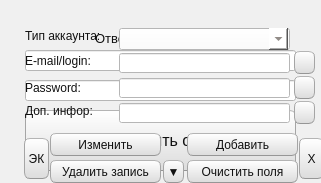
<?xml version="1.0" encoding="UTF-8"?>
<ui version="4.0">
 <class>MainWindow</class>
 <widget class="QMainWindow" name="MainWindow">
  <property name="enabled">
   <bool>true</bool>
  </property>
  <property name="geometry">
   <rect>
    <x>0</x>
    <y>0</y>
    <width>321</width>
    <height>183</height>
   </rect>
  </property>
  <property name="sizePolicy">
   <sizepolicy hsizetype="Preferred" vsizetype="Preferred">
    <horstretch>0</horstretch>
    <verstretch>0</verstretch>
   </sizepolicy>
  </property>
  <property name="windowTitle">
   <string>MainWindow</string>
  </property>
  <property name="styleSheet">
   <string notr="true">/*
Ubuntu Style Sheet for QT Applications
Author: Jaime A. Quiroga P.
Company: GTRONICK
Last updated: 09/10/2019 (dd/mm/yyyy), 12:31.
Available at: https://github.com/GTRONICK/QSS/blob/master/Ubuntu.qss
*/
QMainWindow {
	background-color:#f0f0f0;
}
QCheckBox {
	padding:2px;
}
QCheckBox:hover {
	border-radius:4px;
	border-style:solid;
	border-width:1px;
	padding-left: 1px;
	padding-right: 1px;
	padding-bottom: 1px;
	padding-top: 1px;
	border-color: rgb(255,150,60);
	background-color:qlineargradient(spread:pad, x1:0.5, y1:1, x2:0.5, y2:0, stop:0 rgba(190, 90, 50, 50), stop:1 rgba(250, 130, 40, 50));
}
QCheckBox::indicator:checked {
	border-radius:4px;
	border-style:solid;
	border-width:1px;
	border-color: rgb(246, 134, 86);
  	background-color:rgb(246, 134, 86)
}
QCheckBox::indicator:unchecked {
	border-radius:4px;
	border-style:solid;
	border-width:1px;
	border-color:rgb(246, 134, 86);
  	background-color:rgb(255,255,255);
}
QColorDialog {
	background-color:#f0f0f0;
}
QComboBox {
	color:rgb(81,72,65);
	background: #ffffff;
}
QComboBox:editable {
	background: #ffffff;
	color: rgb(81,72,65);
	selection-color:rgb(81,72,65);
	selection-background-color: #ffffff;
}
QComboBox QAbstractItemView {
	color:rgb(81,72,65);	
	background: #ffffff;
	selection-color: #ffffff;
	selection-background-color: rgb(246, 134, 86);
}
QComboBox:!editable:on, QComboBox::drop-down:editable:on {
	color:  #1e1d23;	
	background: #ffffff;
}
QDateTimeEdit {
	color:rgb(81,72,65);
	background-color: #ffffff;
}
QDateEdit {
	color:rgb(81,72,65);
	background-color: #ffffff;
}
QDialog {
	background-color:#f0f0f0;
}
QDoubleSpinBox {
	color:rgb(81,72,65);
	background-color: #ffffff;
}
QGroupBox{
	border: #04b97f
}
QFontComboBox {
	color:rgb(81,72,65);
	background-color: #ffffff;
}
QLabel {
	color:rgb(17,17,17);
}
QLineEdit {
	background-color:rgb(255,255,255);
	selection-background-color:rgb(236,116,64);
	color:rgb(17,17,17);
}
QMenuBar {
	color:rgb(223,219,210);
	background-color:rgb(65,64,59);
}
QMenuBar::item {
	padding-top:4px;
	padding-left:4px;
	padding-right:4px;
	color:rgb(223,219,210);
	background-color:rgb(65,64,59);
}
QMenuBar::item:selected {
	color:rgb(255,255,255);
	padding-top:2px;
	padding-left:2px;
	padding-right:2px;
	border-top-width:2px;
	border-left-width:2px;
	border-right-width:2px;
	border-top-right-radius:4px;
	border-top-left-radius:4px;
	border-style:solid;
	background-color:rgb(65,64,59);
	border-top-color: rgb(47,47,44);
	border-right-color: qlineargradient(spread:pad, x1:0, y1:1, x2:1, y2:0, stop:0 rgba(90, 87, 78, 255), stop:1 rgba(47,47,44, 255));
	border-left-color:  qlineargradient(spread:pad, x1:1, y1:0, x2:0, y2:0, stop:0 rgba(90, 87, 78, 255), stop:1 rgba(47,47,44, 255));
}
QMenu {
	color:rgb(223,219,210);
	background-color:rgb(65,64,59);
}
QMenu::item {
	color:rgb(223,219,210);
	padding-left:20px;
	padding-top:4px;
	padding-bottom:4px;
	padding-right:10px;
}
QMenu::item:selected {
	color:rgb(255,255,255);
	background-color: qlineargradient(spread:pad, x1:0.5, y1:1, x2:0.5, y2:0, stop:0 rgba(225, 108, 54, 255), stop:1 rgba(246, 134, 86, 255));
	border-style:solid;
	border-width:3px;
	padding-left:17px;
	padding-top:4px;
	padding-bottom:4px;
	padding-right:7px;
	border-bottom-color:qlineargradient(spread:pad, x1:0.5, y1:1, x2:0.5, y2:0, stop:0 rgba(175,85,48,255), stop:1 rgba(236,114,67, 255));
	border-top-color:qlineargradient(spread:pad, x1:0.5, y1:1, x2:0.5, y2:0, stop:0 rgba(253,156,113,255), stop:1 rgba(205,90,46, 255));
	border-right-color:qlineargradient(spread:pad, x1:0, y1:0.5, x2:1, y2:0.5, stop:0 rgba(253,156,113,255), stop:1 rgba(205,90,46, 255));
	border-left-color:qlineargradient(spread:pad, x1:1, y1:0.5, x2:0, y2:0.5, stop:0 rgba(253,156,113,255), stop:1 rgba(205,90,46, 255));
}
QPlainTextEdit {
	border-width: 1px;
	border-style: solid;
	border-color:transparent;
	color:rgb(17,17,17);
	selection-background-color:rgb(236,116,64);
}
QProgressBar {
	text-align: center;
	color: rgb(0, 0, 0);
	border-width: 1px; 
	border-radius: 10px;
	border-style: inset;
	border-color: rgb(150,150,150);
	background-color:rgb(221,221,219);
}
QProgressBar::chunk:horizontal {
	background-color: qlineargradient(spread:pad, x1:0.5, y1:1, x2:0.5, y2:0, stop:0 rgba(225, 108, 54, 255), stop:1 rgba(246, 134, 86, 255));
	border-style: solid;
	border-radius:8px;
	border-width:1px;
	border-bottom-color:qlineargradient(spread:pad, x1:0.5, y1:1, x2:0.5, y2:0, stop:0 rgba(175,85,48,255), stop:1 rgba(236,114,67, 255));
	border-top-color:qlineargradient(spread:pad, x1:0.5, y1:1, x2:0.5, y2:0, stop:0 rgba(253,156,113,255), stop:1 rgba(205,90,46, 255));
	border-right-color:qlineargradient(spread:pad, x1:0, y1:0.5, x2:1, y2:0.5, stop:0 rgba(253,156,113,255), stop:1 rgba(205,90,46, 255));
	border-left-color:qlineargradient(spread:pad, x1:1, y1:0.5, x2:0, y2:0.5, stop:0 rgba(253,156,113,255), stop:1 rgba(205,90,46, 255));
}
QPushButton{
	color:rgb(17,17,17);
	border-width: 1px;
	border-radius: 6px;
	border-bottom-color: rgb(150,150,150);
	border-right-color: rgb(165,165,165);
	border-left-color: rgb(165,165,165);
	border-top-color: rgb(180,180,180);
	border-style: solid;
	padding: 4px;
	background-color: qlineargradient(spread:pad, x1:0.5, y1:1, x2:0.5, y2:0, stop:0 rgba(220, 220, 220, 255), stop:1 rgba(255, 255, 255, 255));
}
QPushButton:hover{
	color:rgb(17,17,17);
	border-width: 1px;
	border-radius:6px;
	border-top-color: rgb(255,150,60);
	border-right-color: qlineargradient(spread:pad, x1:0, y1:1, x2:1, y2:0, stop:0 rgba(200, 70, 20, 255), stop:1 rgba(255,150,60, 255));
	border-left-color:  qlineargradient(spread:pad, x1:1, y1:0, x2:0, y2:0, stop:0 rgba(200, 70, 20, 255), stop:1 rgba(255,150,60, 255));
	border-bottom-color: rgb(200,70,20);
	border-style: solid;
	padding: 2px;
	background-color: qlineargradient(spread:pad, x1:0.5, y1:1, x2:0.5, y2:0, stop:0 rgba(220, 220, 220, 255), stop:1 rgba(255, 255, 255, 255));
}
QPushButton:default{
	color:rgb(17,17,17);
	border-width: 1px;
	border-radius:6px;
	border-top-color: rgb(255,150,60);
	border-right-color: qlineargradient(spread:pad, x1:0, y1:1, x2:1, y2:0, stop:0 rgba(200, 70, 20, 255), stop:1 rgba(255,150,60, 255));
	border-left-color:  qlineargradient(spread:pad, x1:1, y1:0, x2:0, y2:0, stop:0 rgba(200, 70, 20, 255), stop:1 rgba(255,150,60, 255));
	border-bottom-color: rgb(200,70,20);
	border-style: solid;
	padding: 2px;
	background-color: qlineargradient(spread:pad, x1:0.5, y1:1, x2:0.5, y2:0, stop:0 rgba(220, 220, 220, 255), stop:1 rgba(255, 255, 255, 255));
}
QPushButton:pressed{
	color:rgb(17,17,17);
	border-width: 1px;
	border-radius: 6px;
	border-width: 1px;
	border-top-color: rgba(255,150,60,200);
	border-right-color: qlineargradient(spread:pad, x1:0, y1:1, x2:1, y2:0, stop:0 rgba(200, 70, 20, 255), stop:1 rgba(255,150,60, 200));
	border-left-color:  qlineargradient(spread:pad, x1:1, y1:0, x2:0, y2:0, stop:0 rgba(200, 70, 20, 255), stop:1 rgba(255,150,60, 200));
	border-bottom-color: rgba(200,70,20,200);
	border-style: solid;
	padding: 2px;
	background-color: qlineargradient(spread:pad, x1:0.5, y1:0, x2:0.5, y2:1, stop:0 rgba(220, 220, 220, 255), stop:1 rgba(255, 255, 255, 255));
}
QPushButton:disabled{
	color:rgb(174,167,159);
	border-width: 1px;
	border-radius: 6px;
	background-color: qlineargradient(spread:pad, x1:0.5, y1:1, x2:0.5, y2:0, stop:0 rgba(200, 200, 200, 255), stop:1 rgba(230, 230, 230, 255));
}
QRadioButton {
	padding: 1px;
}
QRadioButton::indicator:checked {
	height: 10px;
	width: 10px;
	border-style:solid;
	border-radius:5px;
	border-width: 1px;
	border-color: rgba(246, 134, 86, 255);
	color: #a9b7c6;
	background-color:rgba(246, 134, 86, 255);
}
QRadioButton::indicator:!checked {
	height: 10px;
	width: 10px;
	border-style:solid;
	border-radius:5px;
	border-width: 1px;
	border-color: rgb(246, 134, 86);
	color: #a9b7c6;
	background-color: transparent;
}
QScrollArea {
	color: #FFFFFF;
	background-color:#f0f0f0;
}
QSlider::groove {
	border-style: solid;
	border-width: 1px;
	border-color: rgb(207,207,207);
}
QSlider::groove:horizontal {
	height: 5px;
	background: rgb(246, 134, 86);
}
QSlider::groove:vertical {
	width: 5px;
	background: rgb(246, 134, 86);
}
QSlider::handle:horizontal {
	background: rgb(253,253,253);
	border-style: solid;
	border-width: 1px;
	border-color: rgb(207,207,207);
	width: 12px;
	margin: -5px 0;
	border-radius: 7px;
}
QSlider::handle:vertical {
	background: rgb(253,253,253);
	border-style: solid;
	border-width: 1px;
	border-color: rgb(207,207,207);
	height: 12px;
	margin: 0 -5px;
	border-radius: 7px;
}
QSlider::add-page:horizontal {
 	background: white;
}
QSlider::add-page:vertical {
	background: white;
}
QSlider::sub-page:horizontal {
	background: rgb(246, 134, 86);
}
QSlider::sub-page:vertical {
  	background: rgb(246, 134, 86);
}
QStatusBar {
	color:rgb(81,72,65);
}
QSpinBox {
	color:rgb(81,72,65);
	background-color: #ffffff;
}
QScrollBar:horizontal {
	max-height: 20px;
	border: 1px transparent grey;
	margin: 0px 20px 0px 20px;
}
QScrollBar::handle:horizontal {
	background: rgb(253,253,253);
	border-style: solid;
	border-width: 1px;
	border-color: rgb(207,207,207);
	border-radius: 7px;
	min-width: 25px;
}
QScrollBar::handle:horizontal:hover {
	background: rgb(253,253,253);
	border-style: solid;
	border-width: 1px;
	border-color: rgb(255,150,60);
	border-radius: 7px;
	min-width: 25px;
}
QScrollBar::add-line:horizontal {
  	border: 1px solid;
  	border-color: rgb(207,207,207);
  	border-top-right-radius: 7px;
  	border-top-left-radius: 7px;
  	border-bottom-right-radius: 7px;
  	background: rgb(255, 255, 255);
  	width: 20px;
  	subcontrol-position: right;
  	subcontrol-origin: margin;
}
QScrollBar::add-line:horizontal:hover {
  	border: 1px solid;
  	border-top-right-radius: 7px;
  	border-top-left-radius: 7px;
  	border-bottom-right-radius: 7px;
  	border-color: rgb(255,150,60);
  	background: rgb(255, 255, 255);
  	width: 20px;
  	subcontrol-position: right;
  	subcontrol-origin: margin;
}
QScrollBar::add-line:horizontal:pressed {
  	border: 1px solid grey;
  	border-top-left-radius: 7px;
  	border-top-right-radius: 7px;
  	border-bottom-right-radius: 7px;
  	background: rgb(231,231,231);
  	width: 20px;
  	subcontrol-position: right;
  	subcontrol-origin: margin;
}
QScrollBar::sub-line:horizontal {
  	border: 1px solid;
  	border-color: rgb(207,207,207);
  	border-top-right-radius: 7px;
  	border-top-left-radius: 7px;
  	border-bottom-left-radius: 7px;
  	background: rgb(255, 255, 255);
  	width: 20px;
  	subcontrol-position: left;
  	subcontrol-origin: margin;
}
QScrollBar::sub-line:horizontal:hover {
  	border: 1px solid;
  	border-color: rgb(255,150,60);
  	border-top-right-radius: 7px;
  	border-top-left-radius: 7px;
  	border-bottom-left-radius: 7px;
  	background: rgb(255, 255, 255);
  	width: 20px;
  	subcontrol-position: left;
  	subcontrol-origin: margin;
}
QScrollBar::sub-line:horizontal:pressed {
  	border: 1px solid grey;
  	border-top-right-radius: 7px;
  	border-top-left-radius: 7px;
  	border-bottom-left-radius: 7px;
  	background: rgb(231,231,231);
  	width: 20px;
  	subcontrol-position: left;
  	subcontrol-origin: margin;
}
QScrollBar::left-arrow:horizontal {
  	border: 1px transparent grey;
  	border-top-left-radius: 3px;
  	border-bottom-left-radius: 3px;
  	width: 6px;
  	height: 6px;
  	background: rgb(230,230,230);
}
QScrollBar::right-arrow:horizontal {
	border: 1px transparent grey;
	border-top-right-radius: 3px;
	border-bottom-right-radius: 3px;
  	width: 6px;
  	height: 6px;
 	background: rgb(230,230,230);
}
QScrollBar::add-page:horizontal, QScrollBar::sub-page:horizontal {
 	background: none;
} 
QScrollBar:vertical {
	max-width: 20px;
	border: 1px transparent grey;
	margin: 20px 0px 20px 0px;
}
QScrollBar::add-line:vertical {
	border: 1px solid;
	border-color: rgb(207,207,207);
	border-bottom-right-radius: 7px;
	border-bottom-left-radius: 7px;
	border-top-left-radius: 7px;
	background: rgb(255, 255, 255);
  	height: 20px;
  	subcontrol-position: bottom;
  	subcontrol-origin: margin;
}
QScrollBar::add-line:vertical:hover {
  	border: 1px solid;
  	border-color: rgb(255,150,60);
  	border-bottom-right-radius: 7px;
  	border-bottom-left-radius: 7px;
  	border-top-left-radius: 7px;
  	background: rgb(255, 255, 255);
  	height: 20px;
  	subcontrol-position: bottom;
  	subcontrol-origin: margin;
}
QScrollBar::add-line:vertical:pressed {
  	border: 1px solid grey;
  	border-bottom-left-radius: 7px;
  	border-bottom-right-radius: 7px;
  	border-top-left-radius: 7px;
  	background: rgb(231,231,231);
  	height: 20px;
  	subcontrol-position: bottom;
  	subcontrol-origin: margin;
}
QScrollBar::sub-line:vertical {
  	border: 1px solid;
  	border-color: rgb(207,207,207);
  	border-top-right-radius: 7px;
  	border-top-left-radius: 7px;
  	border-bottom-left-radius: 7px;
  	background: rgb(255, 255, 255);
  	height: 20px;
  	subcontrol-position: top;
  	subcontrol-origin: margin;
}
QScrollBar::sub-line:vertical:hover {
  	border: 1px solid;
  	border-color: rgb(255,150,60);
  	border-top-right-radius: 7px;
  	border-top-left-radius: 7px;
  	border-bottom-left-radius: 7px;
	background: rgb(255, 255, 255);
  	height: 20px;
  	subcontrol-position: top;
  	subcontrol-origin: margin;
}
QScrollBar::sub-line:vertical:pressed {
  	border: 1px solid grey;
  	border-top-left-radius: 7px;
  	border-top-right-radius: 7px;
  	background: rgb(231,231,231);
 	height: 20px;
  	subcontrol-position: top;
  	subcontrol-origin: margin;
}
QScrollBar::handle:vertical {
	background: rgb(253,253,253);
	border-style: solid;
	border-width: 1px;
	border-color: rgb(207,207,207);
	border-radius: 7px;
	min-height: 25px;
}
QScrollBar::handle:vertical:hover {
	background: rgb(253,253,253);
	border-style: solid;
	border-width: 1px;
	border-color: rgb(255,150,60);
	border-radius: 7px;
	min-height: 25px;
}
QScrollBar::up-arrow:vertical {
	border: 1px transparent grey;
  	border-top-left-radius: 3px;
	border-top-right-radius: 3px;
  	width: 6px;
  	height: 6px;
  	background: rgb(230,230,230);
}
QScrollBar::down-arrow:vertical {
  	border: 1px transparent grey;
  	border-bottom-left-radius: 3px;
  	border-bottom-right-radius: 3px;
  	width: 6px;
  	height: 6px;
  	background: rgb(230,230,230);
}
QScrollBar::add-page:vertical, QScrollBar::sub-page:vertical {
  	background: none;
}
QTabWidget {
	color:rgb(0,0,0);
	background-color:rgb(247,246,246);
}
QTabWidget::pane {
	border-color: rgb(180,180,180);
	background-color:rgb(247,246,246);
	border-style: solid;
	border-width: 1px;
  	border-radius: 6px;
}
QTabBar::tab {
	padding-left:4px;
	padding-right:4px;
	padding-bottom:2px;
	padding-top:2px;
	color:rgb(81,72,65);
  	background-color: qlineargradient(spread:pad, x1:0.5, y1:1, x2:0.5, y2:0, stop:0 rgba(221,218,217,255), stop:1 rgba(240,239,238,255));
	border-style: solid;
	border-width: 1px;
  	border-top-right-radius:4px;
	border-top-left-radius:4px;
	border-top-color: rgb(180,180,180);
	border-left-color: rgb(180,180,180);
	border-right-color: rgb(180,180,180);
	border-bottom-color: transparent;
}
QTabBar::tab:selected, QTabBar::tab:last:selected, QTabBar::tab:hover {
  	background-color:rgb(247,246,246);
  	margin-left: 0px;
  	margin-right: 1px;
}
QTabBar::tab:!selected {
	margin-top: 1px;
	margin-right: 1px;
}
QTextEdit {
	border-width: 1px;
	border-style: solid;
	border-color:transparent;
	color:rgb(17,17,17);
	selection-background-color:rgb(236,116,64);
}
QTimeEdit {
	color:rgb(81,72,65);
	background-color: #ffffff;
}
QToolBox {
	color:rgb(81,72,65);
	background-color: #ffffff;
}
QToolBox::tab {
	color:rgb(81,72,65);
	background-color: #ffffff;
}
QToolBox::tab:selected {
	color:rgb(81,72,65);
	background-color: #ffffff;
}</string>
  </property>
  <widget class="QWidget" name="centralwidget">
   <widget class="QGroupBox" name="group_second">
    <property name="enabled">
     <bool>true</bool>
    </property>
    <property name="geometry">
     <rect>
      <x>15</x>
      <y>10</y>
      <width>321</width>
      <height>301</height>
     </rect>
    </property>
    <property name="font">
     <font>
      <weight>50</weight>
      <bold>false</bold>
      <kerning>false</kerning>
     </font>
    </property>
    <property name="autoFillBackground">
     <bool>false</bool>
    </property>
    <property name="title">
     <string/>
    </property>
    <property name="flat">
     <bool>false</bool>
    </property>
    <property name="checkable">
     <bool>false</bool>
    </property>
    <widget class="QPushButton" name="btn_open_settings">
     <property name="geometry">
      <rect>
       <x>148</x>
       <y>150</y>
       <width>21</width>
       <height>23</height>
      </rect>
     </property>
     <property name="text">
      <string>▼</string>
     </property>
    </widget>
    <widget class="QPushButton" name="btn_clear_textboxs">
     <property name="geometry">
      <rect>
       <x>172</x>
       <y>150</y>
       <width>111</width>
       <height>23</height>
      </rect>
     </property>
     <property name="text">
      <string>Очистить поля</string>
     </property>
    </widget>
    <widget class="QLabel" name="label_5">
     <property name="geometry">
      <rect>
       <x>10</x>
       <y>93</y>
       <width>91</width>
       <height>16</height>
      </rect>
     </property>
     <property name="text">
      <string>Доп. инфор:</string>
     </property>
    </widget>
    <widget class="QLineEdit" name="textbox_password">
     <property name="geometry">
      <rect>
       <x>104</x>
       <y>68</y>
       <width>171</width>
       <height>20</height>
      </rect>
     </property>
    </widget>
    <widget class="QPushButton" name="btn_change_key">
     <property name="geometry">
      <rect>
       <x>74</x>
       <y>206</y>
       <width>171</width>
       <height>23</height>
      </rect>
     </property>
     <property name="text">
      <string>Сменить ключ</string>
     </property>
    </widget>
    <widget class="QPushButton" name="btn_change_data">
     <property name="geometry">
      <rect>
       <x>35</x>
       <y>123</y>
       <width>111</width>
       <height>23</height>
      </rect>
     </property>
     <property name="text">
      <string>Изменить</string>
     </property>
    </widget>
    <widget class="QLineEdit" name="textbox_add_inf">
     <property name="geometry">
      <rect>
       <x>104</x>
       <y>93</y>
       <width>171</width>
       <height>20</height>
      </rect>
     </property>
    </widget>
    <widget class="QLabel" name="label_6">
     <property name="geometry">
      <rect>
       <x>10</x>
       <y>43</y>
       <width>91</width>
       <height>16</height>
      </rect>
     </property>
     <property name="text">
      <string>E-mail/login:</string>
     </property>
    </widget>
    <widget class="QPushButton" name="btn_buffer_pass">
     <property name="geometry">
      <rect>
       <x>279</x>
       <y>66</y>
       <width>21</width>
       <height>23</height>
      </rect>
     </property>
     <property name="text">
      <string/>
     </property>
    </widget>
    <widget class="QPushButton" name="btn_add_new_data">
     <property name="geometry">
      <rect>
       <x>172</x>
       <y>123</y>
       <width>111</width>
       <height>23</height>
      </rect>
     </property>
     <property name="text">
      <string>Добавить</string>
     </property>
    </widget>
    <widget class="QLineEdit" name="textbox_change_message">
     <property name="geometry">
      <rect>
       <x>74</x>
       <y>233</y>
       <width>171</width>
       <height>20</height>
      </rect>
     </property>
    </widget>
    <widget class="QLineEdit" name="textbox_change_key">
     <property name="geometry">
      <rect>
       <x>74</x>
       <y>183</y>
       <width>171</width>
       <height>20</height>
      </rect>
     </property>
    </widget>
    <widget class="QPushButton" name="btn_buffer_email">
     <property name="geometry">
      <rect>
       <x>279</x>
       <y>41</y>
       <width>21</width>
       <height>23</height>
      </rect>
     </property>
     <property name="text">
      <string/>
     </property>
    </widget>
    <widget class="QPushButton" name="btn_buff_add_inf">
     <property name="geometry">
      <rect>
       <x>279</x>
       <y>91</y>
       <width>21</width>
       <height>23</height>
      </rect>
     </property>
     <property name="text">
      <string/>
     </property>
    </widget>
    <widget class="QLabel" name="label_2">
     <property name="geometry">
      <rect>
       <x>10</x>
       <y>18</y>
       <width>91</width>
       <height>16</height>
      </rect>
     </property>
     <property name="text">
      <string>Тип аккаунта:</string>
     </property>
    </widget>
    <widget class="QPushButton" name="btn_delete_data">
     <property name="geometry">
      <rect>
       <x>35</x>
       <y>150</y>
       <width>111</width>
       <height>23</height>
      </rect>
     </property>
     <property name="text">
      <string>Удалить запись</string>
     </property>
    </widget>
    <widget class="QLineEdit" name="textbox_email">
     <property name="geometry">
      <rect>
       <x>104</x>
       <y>43</y>
       <width>171</width>
       <height>20</height>
      </rect>
     </property>
    </widget>
    <widget class="QPushButton" name="btn_exit">
     <property name="geometry">
      <rect>
       <x>284</x>
       <y>128</y>
       <width>25</width>
       <height>41</height>
      </rect>
     </property>
     <property name="text">
      <string>Х</string>
     </property>
    </widget>
    <widget class="QPushButton" name="btn_export_data">
     <property name="geometry">
      <rect>
       <x>9</x>
       <y>128</y>
       <width>25</width>
       <height>41</height>
      </rect>
     </property>
     <property name="text">
      <string>ЭК</string>
     </property>
    </widget>
    <widget class="QLabel" name="label_4">
     <property name="geometry">
      <rect>
       <x>10</x>
       <y>70</y>
       <width>91</width>
       <height>16</height>
      </rect>
     </property>
     <property name="text">
      <string>Password:</string>
     </property>
    </widget>
    <widget class="QPushButton" name="btn_change_message">
     <property name="geometry">
      <rect>
       <x>74</x>
       <y>256</y>
       <width>171</width>
       <height>23</height>
      </rect>
     </property>
     <property name="text">
      <string>Сменить подсказку</string>
     </property>
    </widget>
    <widget class="QComboBox" name="comboBox_check">
     <property name="geometry">
      <rect>
       <x>104</x>
       <y>18</y>
       <width>171</width>
       <height>22</height>
      </rect>
     </property>
    </widget>
    <zorder>textbox_email</zorder>
    <zorder>btn_clear_textboxs</zorder>
    <zorder>label_5</zorder>
    <zorder>textbox_password</zorder>
    <zorder>btn_change_key</zorder>
    <zorder>btn_change_data</zorder>
    <zorder>textbox_add_inf</zorder>
    <zorder>label_6</zorder>
    <zorder>btn_add_new_data</zorder>
    <zorder>textbox_change_message</zorder>
    <zorder>textbox_change_key</zorder>
    <zorder>label_2</zorder>
    <zorder>btn_delete_data</zorder>
    <zorder>btn_exit</zorder>
    <zorder>btn_export_data</zorder>
    <zorder>label_4</zorder>
    <zorder>btn_change_message</zorder>
    <zorder>comboBox_check</zorder>
    <zorder>btn_open_settings</zorder>
    <zorder>btn_buffer_pass</zorder>
    <zorder>btn_buff_add_inf</zorder>
    <zorder>btn_buffer_email</zorder>
   </widget>
   <widget class="QGroupBox" name="group_first">
    <property name="geometry">
     <rect>
      <x>15</x>
      <y>10</y>
      <width>291</width>
      <height>171</height>
     </rect>
    </property>
    <property name="font">
     <font>
      <stylestrategy>PreferDefault</stylestrategy>
      <kerning>false</kerning>
     </font>
    </property>
    <property name="focusPolicy">
     <enum>Qt::NoFocus</enum>
    </property>
    <property name="toolTip">
     <string/>
    </property>
    <property name="title">
     <string/>
    </property>
    <property name="flat">
     <bool>false</bool>
    </property>
    <property name="checkable">
     <bool>false</bool>
    </property>
    <widget class="QPushButton" name="btn_send_answ">
     <property name="geometry">
      <rect>
       <x>10</x>
       <y>100</y>
       <width>271</width>
       <height>61</height>
      </rect>
     </property>
     <property name="font">
      <font>
       <pointsize>12</pointsize>
      </font>
     </property>
     <property name="text">
      <string>Отправить ответ</string>
     </property>
    </widget>
    <widget class="QLineEdit" name="textbox_question">
     <property name="geometry">
      <rect>
       <x>10</x>
       <y>40</y>
       <width>271</width>
       <height>21</height>
      </rect>
     </property>
    </widget>
    <widget class="QLineEdit" name="textbox_answer">
     <property name="geometry">
      <rect>
       <x>10</x>
       <y>70</y>
       <width>271</width>
       <height>21</height>
      </rect>
     </property>
    </widget>
    <widget class="QLabel" name="label">
     <property name="geometry">
      <rect>
       <x>80</x>
       <y>20</y>
       <width>171</width>
       <height>16</height>
      </rect>
     </property>
     <property name="font">
      <font>
       <pointsize>10</pointsize>
      </font>
     </property>
     <property name="text">
      <string>Ответьте на вопрос?</string>
     </property>
    </widget>
   </widget>
   <zorder>group_first</zorder>
   <zorder>group_second</zorder>
  </widget>
 </widget>
 <resources/>
 <connections/>
</ui>
